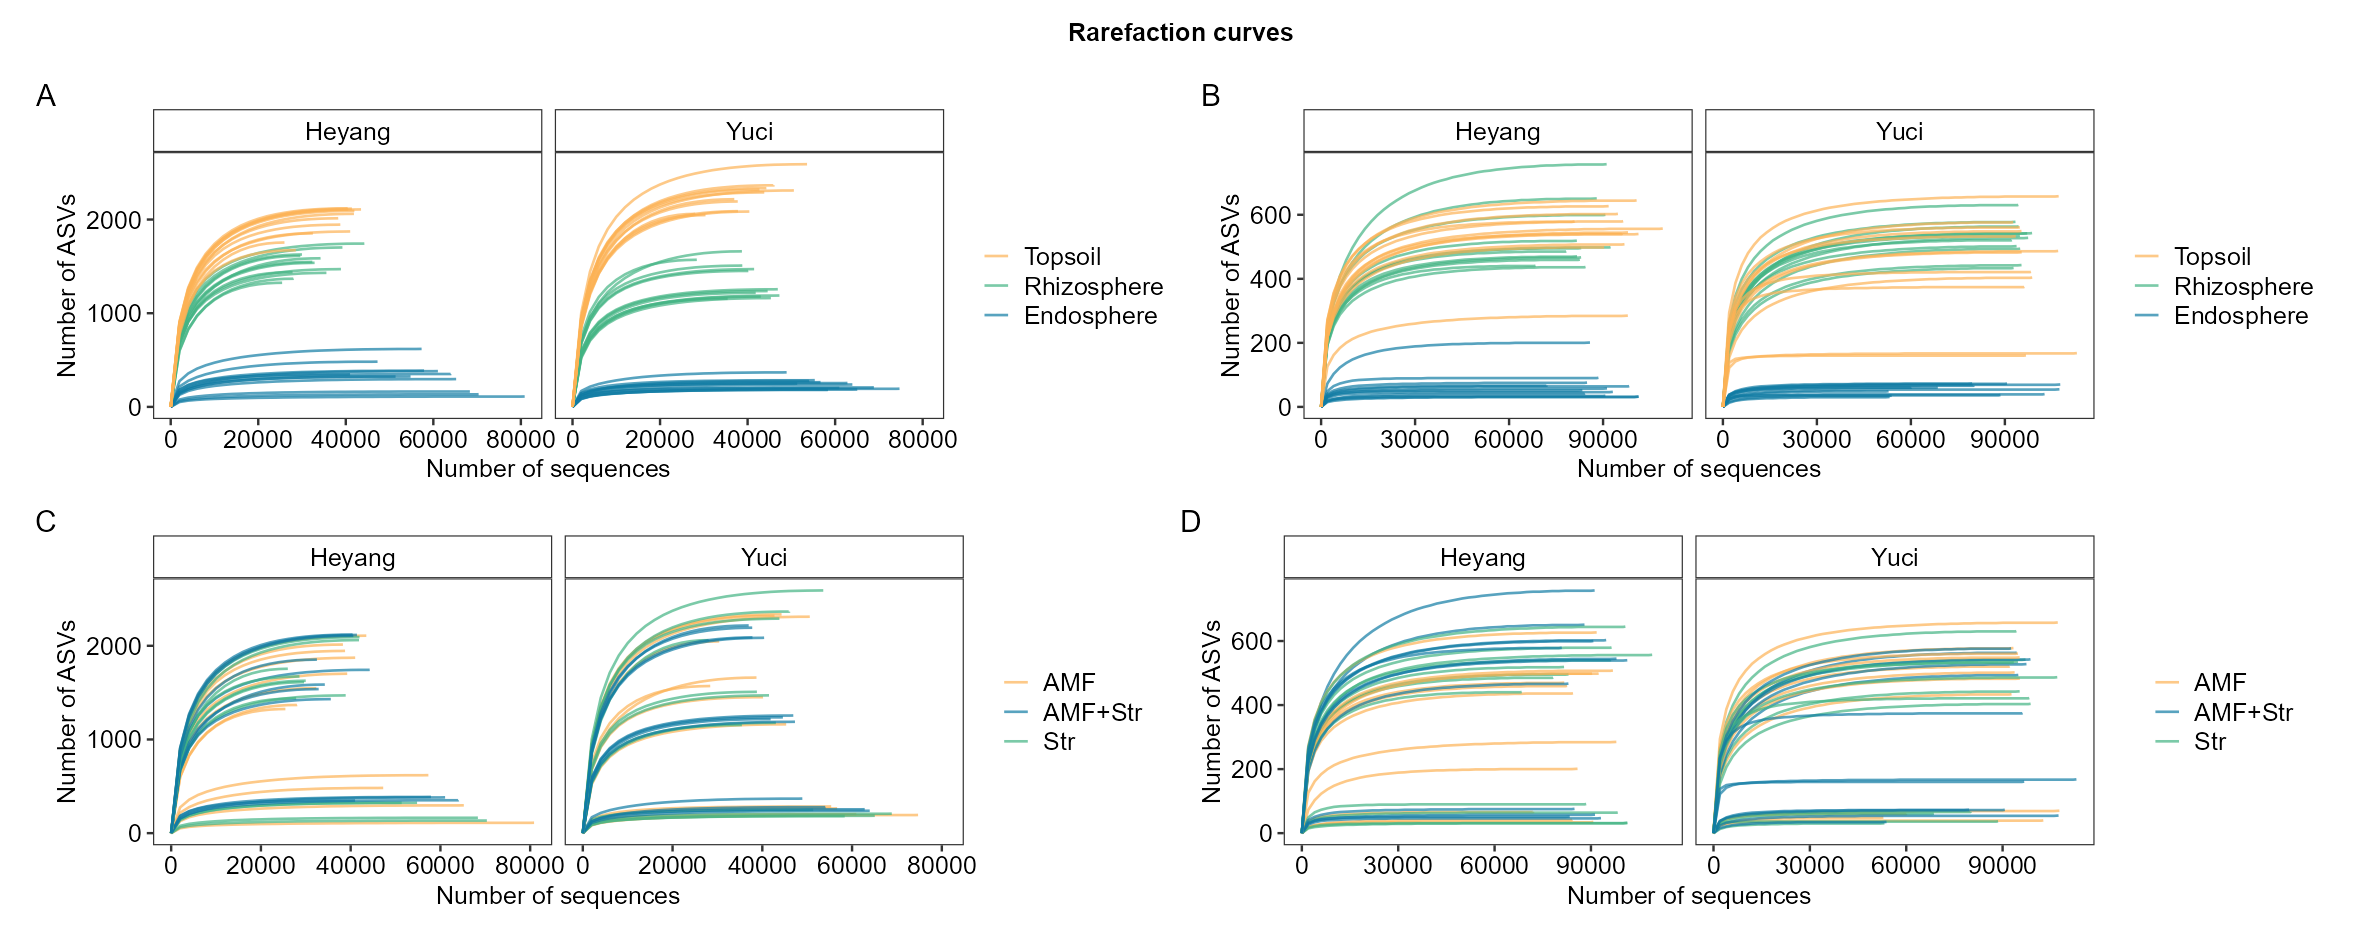

This chart was generated by the following R code:
# ============================================================================
# Fig.S4: Rarefaction curves (Bacteria + Fungi, Niche + Treatment, 2×2)
# ============================================================================
library(vegan)
library(ggplot2)
library(patchwork)

out_root <- "C:/Users/ADMIN/Desktop/Co-inoculation/Fig.S4"
dir.create(out_root, showWarnings = FALSE, recursive = TRUE)
setwd(out_root)

# ---------- 1. Group info ----------
group <- read.csv("data/group.csv", stringsAsFactors = FALSE)
colnames(group)[1] <- "names"
group <- group[group$Treatment %in% c("AMF","Str","AMF+Str") &
               group$Niche %in% c("Topsoil","Rhizosphere","Endosphere"), ]
group$Niche <- factor(group$Niche, levels = c("Topsoil","Rhizosphere","Endosphere"))
group$Site  <- factor(group$Site, levels = c("HY","YC"), labels = c("Heyang","Yuci"))

# ---------- 2. Rarefaction function ----------
ly.rare <- function(a, n) {
  b <- rowSums(a)
  i <- 1
  n.i <- as.vector(c(seq(0, b[i], n), b[i]))
  rare.i <- as.integer(rarefy(a[i, ], n.i))
  rare <- cbind(rep(names(b)[i], length(n.i)), n.i, rare.i)
  for (i in 2:length(b)) {
    n.i <- as.vector(c(seq(0, b[i], n), b[i]))
    rare.i <- as.integer(rarefy(a[i, ], n.i))
    rare.ni <- cbind(rep(names(b)[i], length(n.i)), n.i, rare.i)
    rare <- rbind(rare, rare.ni)
  }
  colnames(rare)[1:3] <- c("names","reads","value")
  rare <- as.data.frame(rare)
  rare$reads <- as.numeric(as.character(rare$reads))
  rare$value <- as.numeric(as.character(rare$value))
  rare
}

# ---------- 3. Processing function ----------
process <- function(asv_file, microbe_name, step = 2000) {
  cat(sprintf("\n=== %s ===\n", microbe_name))
  a1 <- read.csv(asv_file, row.names = 1, header = TRUE, check.names = FALSE)
  a1 <- a1[, group$names]
  a1 <- t(a1)
  cat(sprintf("Samples: %d, ASVs: %d\n", nrow(a1), ncol(a1)))

  rare <- ly.rare(a1, step)
  rare.new <- merge(rare, group, by = "names")

  # By Niche
  p1 <- ggplot(rare.new, aes(reads, value, group = names, colour = Niche)) +
    geom_line(linewidth = 0.3, alpha = 0.7) +
    facet_wrap(~ Site, ncol = 2) +
    scale_color_manual(values = c("Topsoil"="#FCB255","Rhizosphere"="#42B382","Endosphere"="#107BA4")) +
    labs(x = "Number of sequences", y = "Number of ASVs", title = NULL) +
    theme_bw(base_size = 6) +
    theme(panel.grid = element_blank(),
          strip.background = element_rect(fill = "white"),
          strip.text = element_text(size = 6, color = "black"),
          legend.key.size = unit(0.25, "cm"),
          legend.text = element_text(size = 6),
          legend.title = element_blank(),
          axis.text = element_text(size = 6, color = "black"),
          axis.title = element_text(size = 6, color = "black"),
          plot.title = element_blank(),
          text = element_text(family = "sans"))

  # By Treatment
  p2 <- ggplot(rare.new, aes(reads, value, group = names, colour = Treatment)) +
    geom_line(linewidth = 0.3, alpha = 0.7) +
    facet_wrap(~ Site, ncol = 2) +
    scale_color_manual(values = c("AMF"="#FCB255","Str"="#42B382","AMF+Str"="#107BA4")) +
    labs(x = "Number of sequences", y = "Number of ASVs", title = NULL) +
    theme_bw(base_size = 6) +
    theme(panel.grid = element_blank(),
          strip.background = element_rect(fill = "white"),
          strip.text = element_text(size = 6, color = "black"),
          legend.key.size = unit(0.25, "cm"),
          legend.text = element_text(size = 6),
          legend.title = element_blank(),
          axis.text = element_text(size = 6, color = "black"),
          axis.title = element_text(size = 6, color = "black"),
          plot.title = element_blank(),
          text = element_text(family = "sans"))

  return(list(p1 = p1, p2 = p2))
}

# ---------- 4. Generate and combine ----------
bac_plots <- process("data/BAC_Absolute.csv", "Bacteria")
fun_plots <- process("data/FUN_Absolute.csv", "Fungi")

combined <- (bac_plots$p1 + fun_plots$p1) / (bac_plots$p2 + fun_plots$p2) +
  plot_annotation(
    title = "Rarefaction curves",
    tag_levels = "A",
    theme = theme(
      plot.title = element_text(size = 6, hjust = 0.5, face = "bold", family = "sans"),
      plot.tag = element_text(size = 6, face = "bold", family = "sans")
    )
  )

ggsave(file.path(out_root, "Fig.S4_rarefaction.pdf"), combined, width = 200, height = 80, units = "mm")
ggsave(file.path(out_root, "Fig.S4_rarefaction.png"), combined, width = 200, height = 80, units = "mm", dpi = 300)
cat("Fig.S4 saved\n")
